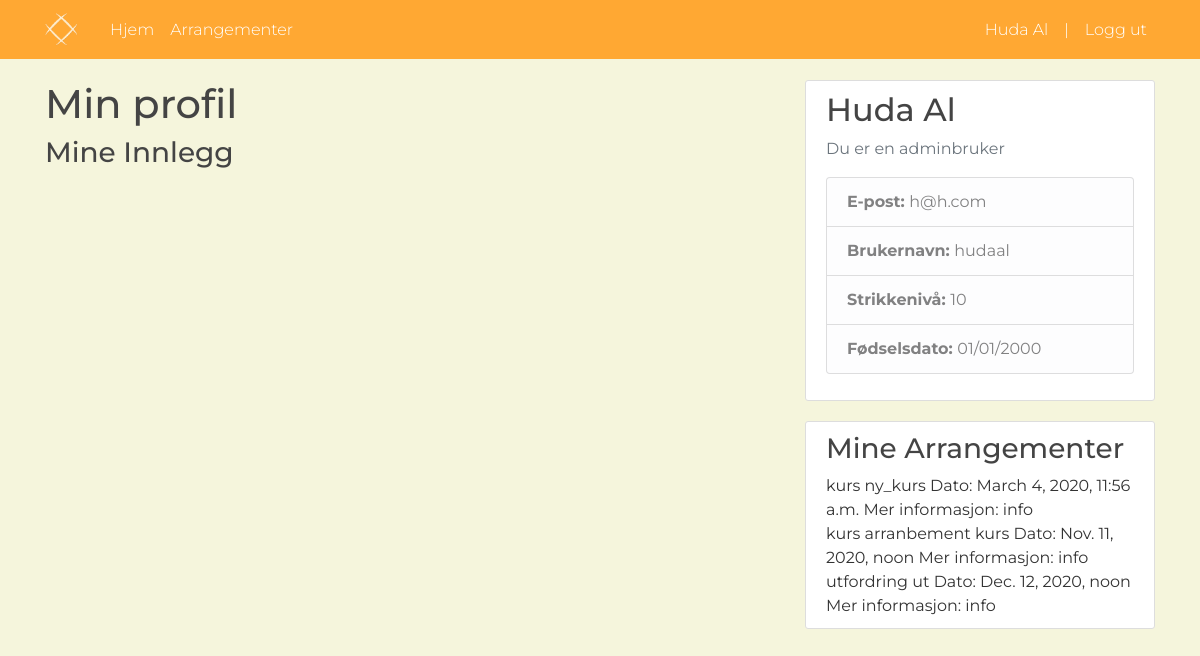
/profile/ (signed in), run on an earlier commit of the app's database.
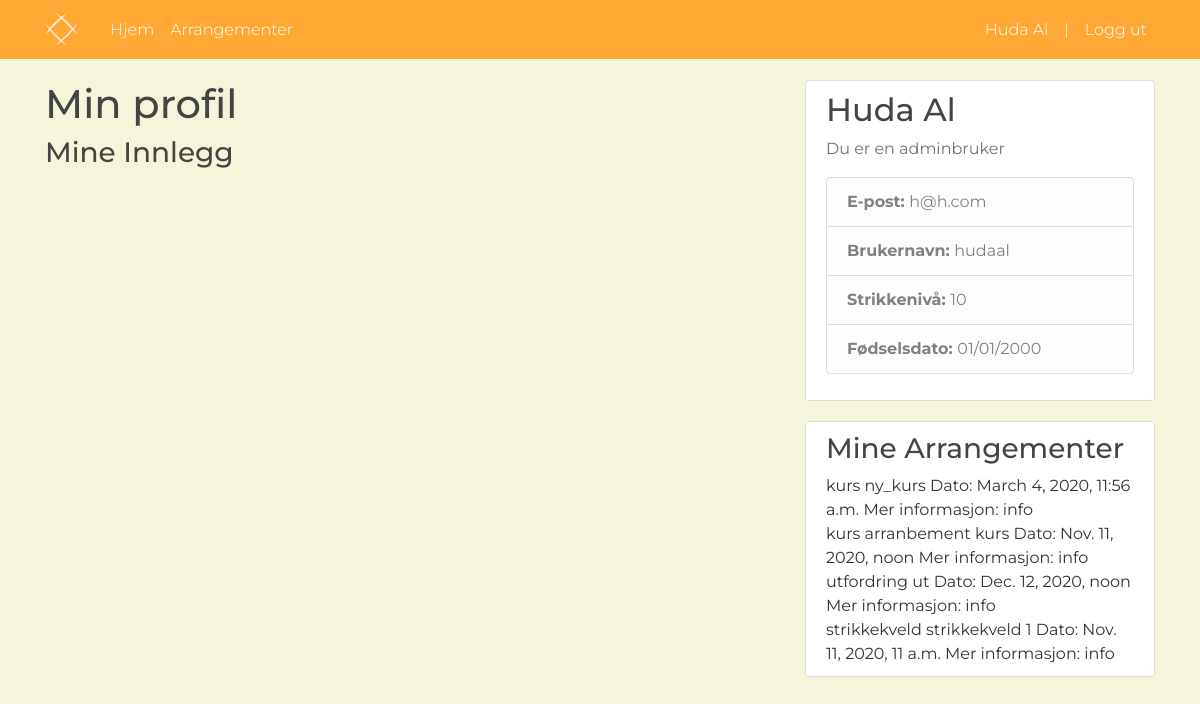
And on a later commit of the database.
### website/models.py (models this page shows, shortened)
class Arrangement(models.Model):
    type = models.CharField(max_length=50)
    title = models.CharField(max_length=50)
    tidspunkt = models.DateTimeField(default=timezone.now)
    innhold = models.TextField()
    location = models.CharField(max_length=50, null=True)
    forfatter = models.ForeignKey('Bruker', on_delete=models.CASCADE, null=True, default=None)
    objects = ArrangementManager()
    class Meta:
        verbose_name = ('arrangement')
        verbose_name_plural = ('arrangementer')
    def getMyArrangement(self, bruker):
        list_arrangementer = Arrangement.objects.filter(forfatter=bruker)
        return list_arrangementer

### users/views.py (the view)
# urls.py: path('profile/', user_views.profile, name='profile'),
@login_required
def profile(request):
    contex = {"mineArrangementer": Arrangement.getMyArrangement(Arrangement, request.user)}
    return render(request, "users/profile.html", contex)

### users/templates/users/profile.html (shortened to what this page needs)
{% extends "website/base.html" %}
{% load crispy_forms_tags %}
{% block content %}
    <h1>Min profil</h1>
    <h3>Mine Innlegg</h3>
{% endblock content %}
{% block sidebar %}
    <div class="col-md-4">
          <div class="content-section">
            <h2>{{ user.first_name }}  {{ user.last_name }}</h2>
            <p class='text-muted'>
                {% if user.is_superuser %}
                    Du er en adminbruker
                {% elif user.is_bedrift %}
                    Du er en bedriftsbruker
                {% else %}
                    Du er en vanlig strikkebruker
                {% endif %}
            </p>
              <ul class="list-group">
                <li class="list-group-item list-group-item-light"><b>E-post: </b>{{ user.email }}</li>
                <li class="list-group-item list-group-item-light"><b>Brukernavn: </b>{{ user.username }}</li>
                <li class="list-group-item list-group-item-light"><b>Strikkenivå: </b>{{ user.strikkeNivaa }}</li>
                <li class="list-group-item list-group-item-light"><b>Fødselsdato: </b>{{ user.bursdag | date:"d/m/Y" }}</li>
              </ul>
          </div>
        </div>
{% endblock sidebar %}
{% block arrangementer %}
    <div class="col-md-4">
          <div class="content-section">
              <h3>Mine Arrangementer</h3>
              {% for arr in mineArrangementer %}
                <div>
                    {{ arr.type }} {{ arr.title }}
                    Dato: {{ arr.tidspunkt }}
                    Mer informasjon: {{arr.innhold}}
                </div>
              {% endfor %}
          </div>
    </div>
    <br>
{% endblock arrangementer %}

What changed in the data, as far as the page shows it:
added Arrangement: type "strikkekveld", title "strikkekveld 1", tidspunkt "Nov. 11, 2020, 11 a.m.", innhold "info"
